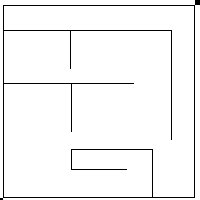
#> input picture vnc-ros/ros2_ws/src/merger/maze.png, 200 x 200 px
$ python make_test_maps.py
#> lines starting #> are read from the running program, lines starting #| are printed output that depends on the picture; after the words box and inside, x2 and y2 are one past the last pixel; in counts of white or black regions, pixels touching at a corner belong together
#!/usr/bin/env python3
"""
  - the source is the same maze (maze.png referenced by maze.yml), so the maps share resolution and
    structure
  - each robot only sees part of the maze (a circular "explored" region
    around its trajectory), with the rest left as unknown, copying the
    structure a frontier-explorer would produce mid-exploration
  - robot B's map is rotated and translated relative to robot A's, mimicking
    the unknown odom-frame offset described in the proposal. And this rotation is noted. And used
    as ground truth later for evaluation. output: ground_truth.json

Outputs: grid_a.npy, grid_b.npy
Credits: AI was used to create this test maps file
"""

import json
import math
import numpy as np
import cv2
from PIL import Image


def load_maze(png_path, yaml_thresh_free=0.196, yaml_thresh_occ=0.65):
#Following maze.yml conventions: dark pixels are occupied (walls), light are free
    img = np.array(Image.open(png_path).convert("L"))
    # Normalize 0..1, then invert so 1 = occupied
    # behavior when `negate: 0`.
    p = 1.0 - img.astype(np.float32) / 255.0
    occ = np.full(p.shape, -1, dtype=np.int16)
    occ[p < yaml_thresh_free] = 0
    occ[p > yaml_thresh_occ] = 100
    # Anything in between stays unknown
    return occ


def carve_explored_region(full_grid, trajectory_xy, radius_cells):
    #Return a copy of full_grid with all cells outside `radius_cells` of any
    #point in `trajectory_xy` set to unknown (-1).

    #This simulates a robot that has only sensed the area it has driven near.
    out = np.full(full_grid.shape, -1, dtype=np.int16)
    mask = np.zeros(full_grid.shape, dtype=np.uint8)
    for (cx, cy) in trajectory_xy:
        cv2.circle(mask, (int(cx), int(cy)), radius_cells, 1, thickness=-1)
    out[mask > 0] = full_grid[mask > 0]
    return out


def apply_rigid_transform(grid, theta_rad, tx_cells, ty_cells, out_shape=None):
    #Rotates and shifts an occupancy grid.
    h, w = grid.shape # input and output shapes may differ if the transform causes the map to grow beyond the original bounds
    if out_shape is None: # if out_shape is None we keep the same shape and let OpenCV clip anything that falls outside.
        out_shape = (h, w)
    out_h, out_w = out_shape

    cos_t = math.cos(theta_rad)
    sin_t = math.sin(theta_rad)
    M = np.array([
        [cos_t, -sin_t, tx_cells],
        [sin_t,  cos_t, ty_cells],
    ], dtype=np.float32)

    # We warp a float grid where unknown is encoded as -1, then convert back.
    src = grid.astype(np.float32)
    warped = cv2.warpAffine(
        src, M, (out_w, out_h),
        flags=cv2.INTER_NEAREST,
        borderMode=cv2.BORDER_CONSTANT,
        borderValue=-1.0,
    )
    return np.round(warped).astype(np.int16)


def main():
    # 1. Load the underlying maze.
    full = load_maze("maze.png")
#> in load_maze, `p = 1.0 - img.astype(np.float32) / 255.0`:
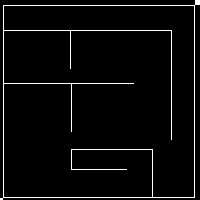
#> p: shape (200, 200) float32; min 0, max 1, mean 0.0378
    h, w = full.shape
    print(f"loaded maze: {w} x {h}")

    # 2. Simulated trajectories. The maze has most of its distinguishing
    #    interior structure in the central region, so both robots' paths
    #    must visit it for ORB to have any hope of aligning them.
    #    Robot A approaches the center from the upper-left; robot B
    #    approaches from the lower-right. Both end up sweeping through
    #    the same central rooms.
    #
    # Coordinates are (column, row) in image pixels.
    def lawnmower(x_min, x_max, y_min, y_max, step=3):
        """Generate a back-and-forth coverage trajectory in a rectangle."""
        pts = []
        y = y_min
        direction = 1
        while y <= y_max:
            xs = range(x_min, x_max + 1, step) if direction > 0 \
                else range(x_max, x_min - 1, -step)
            for x in xs:
                pts.append((x, y))
            y += step
            direction *= -1
        return pts

    # Robot A: upper-left portion plus center. Heavy overlap with B in the
    # center region.
    traj_a = lawnmower(int(w * 0.05), int(w * 0.85),
                       int(h * 0.05), int(h * 0.85))
    # Robot B: lower-right portion plus center.
    traj_b = lawnmower(int(w * 0.15), int(w * 0.95),
                       int(h * 0.15), int(h * 0.95))

    explore_radius = max(15, min(h, w) // 14)

    grid_a_native = carve_explored_region(full, traj_a, explore_radius)
#> after the loop in carve_explored_region, `for (cx, cy) in trajectory_xy:`:
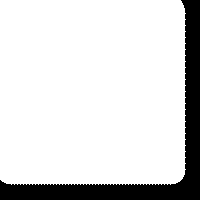
#> mask: shape (200, 200); values 0 (black) and 1 (white), 85.1% white; 1 black region, box (x1, y1, x2, y2) and area: (0, 0, 200, 200) 5943
#> full: shape (200, 200) int16; values 0 (black) and 100 (white), 3.7% white in thin lines or dots
    grid_b_native = carve_explored_region(full, traj_b, explore_radius)
#> call 2 of carve_explored_region, with radius_cells = 15
#> after the loop in carve_explored_region (call 2), `for (cx, cy) in trajectory_xy:`:
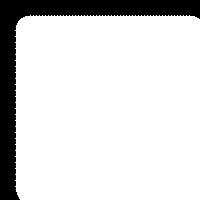
#> mask: shape (200, 200); values 0 (black) and 1 (white), 84.7% white; 1 black region, box (x1, y1, x2, y2) and area: (0, 0, 200, 200) 6123

    # 3. Apply a known rigid transform to robot B's map. This is the unknown
    #    inter-robot offset we want the coordinator to recover.
    #
    # We support running this script in "easy" or "hard" mode. The default
    # ("easy") uses a modest rotation that the feature-based pipeline can
    # handle reliably; "hard" pushes rotation and translation to stress-test
    # the pipeline and is used in the diagnostics section of the report.
    import sys
    difficulty = sys.argv[1] if len(sys.argv) > 1 else "easy"

    if difficulty == "hard":
        gt_theta = math.radians(15.0)
        gt_tx    = 35.0
        gt_ty    = -20.0
    else:
        gt_theta = math.radians(7.0)    # 7 deg rotation
        gt_tx    = 18.0                 # cells
        gt_ty    = -10.0                # cells

    # Make B's canvas a bit larger so the rotated map fits.
    out_h = h + 80
    out_w = w + 80
    # We embed B in the larger canvas (offset by 40,40) before applying the
    # ground truth transform so nothing gets clipped.
    grid_b_padded = np.full((out_h, out_w), -1, dtype=np.int16)
    grid_b_padded[40:40 + h, 40:40 + w] = grid_b_native
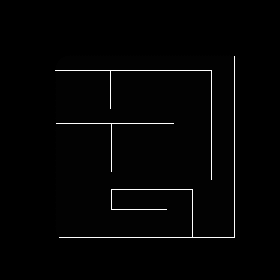
#> grid_b_padded: shape (280, 280) int16; min -1, max 100, mean 0.7; drawn with min black and max white

    grid_b_transformed = apply_rigid_transform(
        grid_b_padded, gt_theta, gt_tx, gt_ty,
        out_shape=(out_h, out_w),
    )

    # 4. Save everything.
    np.save("grid_a.npy", grid_a_native.astype(np.int16))
    np.save("grid_b.npy", grid_b_transformed.astype(np.int16))
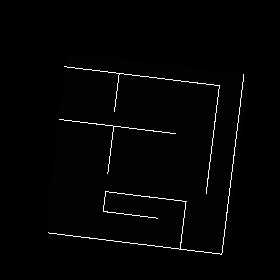
#> grid_b_transformed: shape (280, 280) int16; min -1, max 100, mean 0.8; drawn with min black and max white
    np.save("grid_full_truth.npy", full.astype(np.int16))

    with open("ground_truth.json", "w") as fh:
        # Note: the recovered transform from the map coordinator should be
        # the *inverse* of this in pixel-space, because we applied the GT
        # rotation/translation to B (so coordinator must undo it to align
        # B back to A).
        json.dump({
            "theta_rad": gt_theta,
            "theta_deg": math.degrees(gt_theta),
            "tx_cells_applied_to_b": gt_tx,
            "ty_cells_applied_to_b": gt_ty,
            "b_canvas_padding": 40,
            "explore_radius_cells": explore_radius,
        }, fh, indent=2)

    # Brief summary.
    def report(name, g):
        unk = int((g == -1).sum())
        free = int((g == 0).sum())
        occ = int((g == 100).sum())
        total = g.size
        print(f"  {name}: shape={g.shape}  "
              f"unknown={unk}/{total} ({100*unk/total:.1f}%)  "
              f"free={free}  occ={occ}")

    print("generated:")
    report("grid_a", grid_a_native)
#|   grid_a: shape=(200, 200)  unknown=5943/40000 (14.9%)  free=33015  occ=1042
    report("grid_b", grid_b_transformed)
#|   grid_b: shape=(280, 280)  unknown=44523/78400 (56.8%)  free=32843  occ=1034
    print(f"ground truth: rotated B by {math.degrees(gt_theta):.1f} deg, "
          f"translated by ({gt_tx}, {gt_ty}) cells")


if __name__ == "__main__":
    main()
